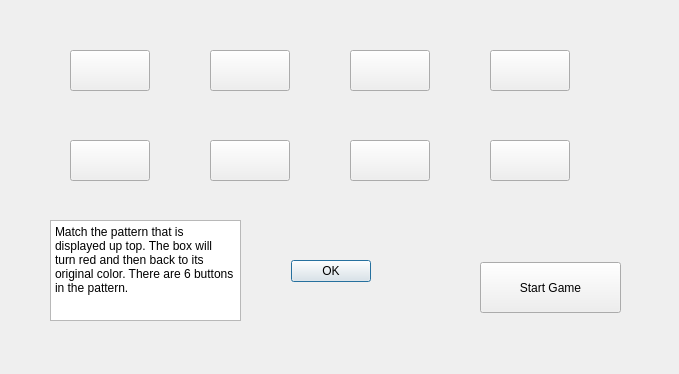
<?xml version="1.0" encoding="UTF-8"?>
<ui version="4.0">
 <class>MatchPattern</class>
 <widget class="QDialog" name="MatchPattern">
  <property name="windowModality">
   <enum>Qt::ApplicationModal</enum>
  </property>
  <property name="geometry">
   <rect>
    <x>0</x>
    <y>0</y>
    <width>679</width>
    <height>374</height>
   </rect>
  </property>
  <property name="windowTitle">
   <string>Dialog</string>
  </property>
  <widget class="QTextBrowser" name="t_result">
   <property name="geometry">
    <rect>
     <x>210</x>
     <y>0</y>
     <width>231</width>
     <height>51</height>
    </rect>
   </property>
   <property name="font">
    <font>
     <pointsize>-1</pointsize>
     <weight>50</weight>
     <italic>false</italic>
     <bold>false</bold>
    </font>
   </property>
   <property name="styleSheet">
    <string notr="true">background-color: rgba(0,0,0,0%);
border: 0px;
font:	36px;</string>
   </property>
   <property name="html">
    <string>&lt;!DOCTYPE HTML PUBLIC &quot;-//W3C//DTD HTML 4.0//EN&quot; &quot;http://www.w3.org/TR/REC-html40/strict.dtd&quot;&gt;
&lt;html&gt;&lt;head&gt;&lt;meta name=&quot;qrichtext&quot; content=&quot;1&quot; /&gt;&lt;style type=&quot;text/css&quot;&gt;
p, li { white-space: pre-wrap; }
&lt;/style&gt;&lt;/head&gt;&lt;body style=&quot; font-family:'Sans Serif'; font-size:36px; font-weight:400; font-style:normal;&quot;&gt;
&lt;p align=&quot;center&quot; style=&quot;-qt-paragraph-type:empty; margin-top:0px; margin-bottom:0px; margin-left:0px; margin-right:0px; -qt-block-indent:0; text-indent:0px; font-size:9pt;&quot;&gt;&lt;br /&gt;&lt;/p&gt;&lt;/body&gt;&lt;/html&gt;</string>
   </property>
  </widget>
  <widget class="QDialogButtonBox" name="b_ok">
   <property name="geometry">
    <rect>
     <x>20</x>
     <y>260</y>
     <width>351</width>
     <height>23</height>
    </rect>
   </property>
   <property name="standardButtons">
    <set>QDialogButtonBox::Ok</set>
   </property>
  </widget>
  <widget class="QPushButton" name="pushButton">
   <property name="geometry">
    <rect>
     <x>70</x>
     <y>50</y>
     <width>80</width>
     <height>41</height>
    </rect>
   </property>
   <property name="text">
    <string/>
   </property>
  </widget>
  <widget class="QPushButton" name="pushButton_2">
   <property name="geometry">
    <rect>
     <x>210</x>
     <y>50</y>
     <width>80</width>
     <height>41</height>
    </rect>
   </property>
   <property name="text">
    <string/>
   </property>
  </widget>
  <widget class="QPushButton" name="pushButton_3">
   <property name="geometry">
    <rect>
     <x>350</x>
     <y>50</y>
     <width>80</width>
     <height>41</height>
    </rect>
   </property>
   <property name="text">
    <string/>
   </property>
  </widget>
  <widget class="QPushButton" name="pushButton_4">
   <property name="geometry">
    <rect>
     <x>490</x>
     <y>50</y>
     <width>80</width>
     <height>41</height>
    </rect>
   </property>
   <property name="text">
    <string/>
   </property>
  </widget>
  <widget class="QPushButton" name="pushButton_5">
   <property name="geometry">
    <rect>
     <x>70</x>
     <y>140</y>
     <width>80</width>
     <height>41</height>
    </rect>
   </property>
   <property name="text">
    <string/>
   </property>
  </widget>
  <widget class="QPushButton" name="pushButton_6">
   <property name="geometry">
    <rect>
     <x>210</x>
     <y>140</y>
     <width>80</width>
     <height>41</height>
    </rect>
   </property>
   <property name="text">
    <string/>
   </property>
  </widget>
  <widget class="QPushButton" name="pushButton_7">
   <property name="geometry">
    <rect>
     <x>350</x>
     <y>140</y>
     <width>80</width>
     <height>41</height>
    </rect>
   </property>
   <property name="text">
    <string/>
   </property>
  </widget>
  <widget class="QPushButton" name="pushButton_8">
   <property name="geometry">
    <rect>
     <x>490</x>
     <y>140</y>
     <width>80</width>
     <height>41</height>
    </rect>
   </property>
   <property name="text">
    <string/>
   </property>
  </widget>
  <widget class="QPushButton" name="clockButton">
   <property name="geometry">
    <rect>
     <x>480</x>
     <y>262</y>
     <width>141</width>
     <height>51</height>
    </rect>
   </property>
   <property name="text">
    <string>Start Game</string>
   </property>
  </widget>
  <widget class="QTextEdit" name="textEdit">
   <property name="geometry">
    <rect>
     <x>50</x>
     <y>220</y>
     <width>191</width>
     <height>101</height>
    </rect>
   </property>
   <property name="html">
    <string>&lt;!DOCTYPE HTML PUBLIC &quot;-//W3C//DTD HTML 4.0//EN&quot; &quot;http://www.w3.org/TR/REC-html40/strict.dtd&quot;&gt;
&lt;html&gt;&lt;head&gt;&lt;meta name=&quot;qrichtext&quot; content=&quot;1&quot; /&gt;&lt;style type=&quot;text/css&quot;&gt;
p, li { white-space: pre-wrap; }
&lt;/style&gt;&lt;/head&gt;&lt;body style=&quot; font-family:'Sans Serif'; font-size:9pt; font-weight:400; font-style:normal;&quot;&gt;
&lt;p style=&quot; margin-top:0px; margin-bottom:0px; margin-left:0px; margin-right:0px; -qt-block-indent:0; text-indent:0px;&quot;&gt;Match the pattern that is displayed up top. The box will turn red and then back to its original color. There are 6 buttons in the pattern.&lt;/p&gt;
&lt;p style=&quot;-qt-paragraph-type:empty; margin-top:0px; margin-bottom:0px; margin-left:0px; margin-right:0px; -qt-block-indent:0; text-indent:0px;&quot;&gt;&lt;br /&gt;&lt;/p&gt;&lt;/body&gt;&lt;/html&gt;</string>
   </property>
  </widget>
 </widget>
 <resources/>
 <connections/>
</ui>
